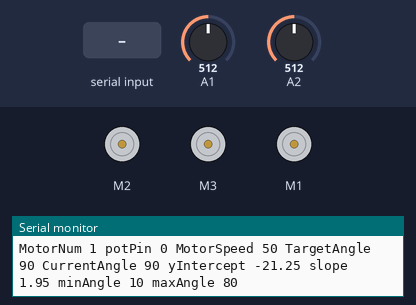
Bench run of a sketch on a simulated Arduino Uno, built with avr-gcc and run on an emulated ATmega328P. On the bench: 3 × DC motor (green arrow = forward, orange = backward, longer = faster), the last lines printed to the serial monitor. Inputs (shaded band) come from the test bench; at power-on: A2 = 512, A1 = 512.

Above: at 2.0 s.
2.1 s: "90,45\n" received over Serial
At 4.96 s:
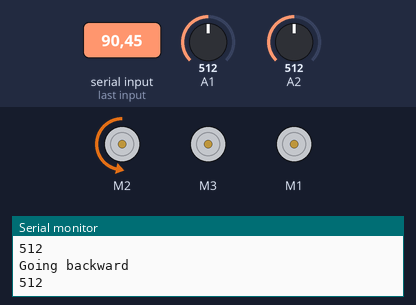
5.1 s: A2 set to 489
At 6.6 s:
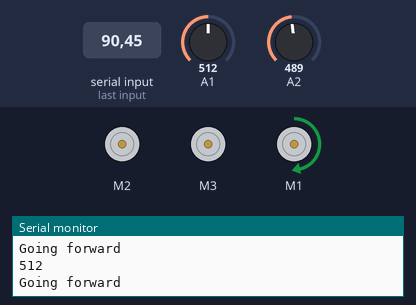
Timing chart, 0 to 8.1 s (numbered marks = the images above; inputs shaded):
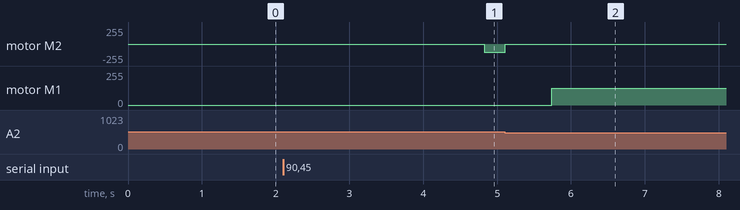

Measured:
- the behaviour switches between 499 and 498 on A2 (found by bisection; images 1 and 2)
- after the input at 2.1 s, motor M2: stopped → backward 125/255 after 2.7 s
- after the input at 5.1 s, motor M2: backward 125/255 → stopped at once; motor M1: stopped → forward 125/255 after 0.64 s

The sketch:

move_arm_tictactoecell.ino
```cpp
/*
 * Credit: Adafruit Motor shield, Srikanth Ranganathan
 * Calibrate_4_motors
 *
 */
#include <Wire.h>
#include <Adafruit_MotorShield.h>
#include "utility/Adafruit_MS_PWMServoDriver.h"
#include "motordriver.h"

//get the motor shield object
Adafruit_MotorShield AFMS = Adafruit_MotorShield();


//initialize base motor + its pot
int m1Num = 1;
int m1PotPin = 1;

//initialize shoulder motor + its pot
int m2Num = 2;
int m2PotPin = 2;

//initialize shoulder motor + its pot
int m3Num = 3;
int m3PotPin = 3;

//initialize the claw
int m4Num = 4;
int m4PotPin = 0;

//set the default speed for all the motors
int motorSpeed = 125;

int val = 0;
int robotState =0;

// the motor objects
ArmMotor* m1 = NULL;        //abstractiob
ArmMotor* m2 = NULL;
ArmMotor* m3 = NULL;
ArmMotor* m4 = NULL;

void pickupObject()
{
  clawOpen();
  delay(2000);
  clawClose();
}

void StartFromHome()
{
  pickupObject();
}

void clawOpen()
{
  //m4->gotoTargetAngle(80);
}

void clawClose()
{
  //m4->gotoTargetAngle(17.5);
}

void dropObject()
{
      clawOpen();
      delay(500);
      clawClose();
}

void setup()
{
  Serial.begin(9600);
  Serial.print("Adafruit Motorshield v2 - DC Motor test!");
  Serial.println();
  initializeMotors();
}

// initialize all the motors
void initializeMotors()
{
  m1 = new ArmMotor (AFMS.getMotor(m1Num),m1PotPin);
  m1->setSpeed(motorSpeed);
  m1->calibratePotentiometer(545,90,642,115) ;
  m1->setMinAngle(60);
  m1->setMaxAngle(120);
  m1->printObject();

  m2 = new ArmMotor (AFMS.getMotor(m2Num), m2PotPin);
  m2->setSpeed(motorSpeed);
  m2->calibratePotentiometer(136,0,491,90) ;
  m2->setMinAngle(-100);
  m2->setMaxAngle(120);
  m2->printObject();

  m3 = new ArmMotor (AFMS.getMotor(m3Num), m3PotPin);
  m3->setSpeed(motorSpeed);
  m3->calibratePotentiometer(171,0,505,90) ;
  m3->setMinAngle(-115);
  m3->setMaxAngle(150);
  m3->printObject();

  m4 = new ArmMotor (AFMS.getMotor(m4Num), m4PotPin);
  m4->setSpeed(50);
  m4->calibratePotentiometer(10,16,135,80) ;
  m4->setMinAngle(10);
  m4->setMaxAngle(80);
  m4->printObject();
  AFMS.begin();
}

void loop(){
  {
  if (Serial.available() > 0 )
  {
    //assigning input from serial port to variable cell
     int cell = Serial.parseInt();


     StartFromHome();

     //setting motor positions for each cell
     //compares input cell to cell numbers 1-9
     if (cell == 1)
     {
        m1->gotoTargetAngle(117);
        m3->gotoTargetAngle(-15);
        m2->gotoTargetAngle(80);
        m3->gotoTargetAngle(-30);
     }
     if (cell == 2)
     {
        m1->gotoTargetAngle(110);
        m3->gotoTargetAngle(15);
        m2->gotoTargetAngle(60);
     }
     if (cell == 3)
     {
        m1->gotoTargetAngle(107);
        m3->gotoTargetAngle(80);
        m2->gotoTargetAngle(10);
        m3->gotoTargetAngle(60);
     }
     if (cell == 4)
     {
        m1->gotoTargetAngle(90);
        m3->gotoTargetAngle(-15);
        m2->gotoTargetAngle(110);
        m3->gotoTargetAngle(-30);
     }
     if (cell == 5)
     {
        m1->gotoTargetAngle(90);
        m3->gotoTargetAngle(15);
        m2->gotoTargetAngle(60);
        m3->gotoTargetAngle(-10);
     }
     if (cell == 6)
     {
        m1->gotoTargetAngle(95);
        m3->gotoTargetAngle(90);
        m2->gotoTargetAngle(20);
        m3->gotoTargetAngle(50);
     }
     if (cell == 7)
     {
        m1->gotoTargetAngle(65);
        m3->gotoTargetAngle(-30);
        m2->gotoTargetAngle(75);
     }
     if (cell == 8)
     {
        m1->gotoTargetAngle(70);
        m3->gotoTargetAngle(-10);
        m2->gotoTargetAngle(60);

     }
     if (cell == 9)
     {
        m1->gotoTargetAngle(75);
        m3->gotoTargetAngle(90);
        m2->gotoTargetAngle(0);

     }
     //drops piece
     dropObject();
     //going to home position after going to cell
     GoHome();
    }
  }
}

//motor positions for home
void GoHome()
{
  m2->gotoTargetAngle(90);
  m3->gotoTargetAngle(90);
  m1->gotoTargetAngle(90);
  clawClose();
}
```

adafruit_motordriver.cpp
```cpp
/**
 * @file adafruit_motor_driver.h
 * @brief Motor device driver for the Adafruit motor shield.
 * @author
 */

#include "motordriver.h"


ArmMotor::ArmMotor (Adafruit_DCMotor *motor, int potPin)
{
    this->motor = motor;
    this->potPin = potPin;
    Serial.print("From constructor ");
    Serial.println();
}

void ArmMotor::setSpeed(int speed)
{
    this->motorSpeed = speed;
}

int ArmMotor::getSpeed()
{
    return this->motorSpeed;
}

void ArmMotor::setMinAngle (int degrees)
{
  this->minAngle = degrees;
}

void ArmMotor::setMaxAngle (int degrees)
{
  this->maxAngle = degrees;
}

void ArmMotor::setTargetAngle (int degrees)
{
  if ( (degrees >= this->minAngle) & (degrees <= this->maxAngle))
  {
    this->targetAngle = degrees;
  }
}

int ArmMotor::getCurrentAngle()
{
  return this->currentAngle;
}
//Algorithm
/* Formula to calculate: Srikanth Ranganathan
 * Implementation: Me
 */

void ArmMotor::calibratePotentiometer(float voltage1, float degree1, float voltage2, float degree2)
{
  Serial.println(voltage1);
   Serial.println(degree1);
     Serial.println(voltage2);
       Serial.println(degree2);
  // calculate slope and y intercept
  this->slope = (voltage2-voltage1)/(degree2-degree1);

  //y=ax+b
  //y1=x1*slope + b
  // b = y1 - (x1*slope)
  this->yIntercept = voltage1 - (this->slope*degree1);
  Serial.println("Slope is");
  Serial.println(this->slope);
  Serial.println("Yintercept is ");
  Serial.println(this->yIntercept);
}

int ArmMotor::gotoTargetAngle(int degree)
{
  int angleToUse = degree;
  if (angleToUse <= minAngle) angleToUse = minAngle;
  if (angleToUse >= maxAngle) angleToUse = maxAngle;
  // calculate the voltage from the degrees and call moveMotorToTarget
  int targetVoltageLevel = getVoltageFromDegree(angleToUse);
  int upperLimit = getVoltageFromDegree(angleToUse + this->thresholdInDegrees);
  int lowerLimit = getVoltageFromDegree(angleToUse - this->thresholdInDegrees);
  this->moveMotorToTarget(targetVoltageLevel,upperLimit, lowerLimit);
  return 1;
}

int ArmMotor::getVoltageFromDegree(int degree)
{
    Serial.println();
    Serial.print("Input degree is ");
    Serial.println(degree);
    int voltage = this->slope * degree + this->yIntercept ;
    Serial.print("voltage is ");
    Serial.println(voltage);
    Serial.println("");
    return voltage;
}

void ArmMotor::moveMotorToTarget(int voltageLevel, int upperLimit,int lowerLimit)
{
  targetReached = false;
  this->motor->setSpeed(motorSpeed);
  Serial.print("Motor num = "); Serial.print(motorNum);Serial.println();
  boolean mObject = false;
  if (this->motor) mObject = true;
  Serial.print("Motor Object = "); Serial.print(mObject); Serial.println();
  printObject();
  int val=0;
  int lowerBand = lowerLimit;
  int upperBand = upperLimit;
  if (upperLimit <= lowerLimit)
  {
    lowerBand = upperBand;
    upperBand = lowerLimit;
  }
  while (targetReached == false)
  {
    val = analogRead(potPin);
    Serial.print(val);Serial.println();

    if (val >= lowerBand & val <= upperBand )
//    if (val== voltageLevel)
    {
      this->motor->run(BRAKE);
      this->motor->run(RELEASE);
      this->motor->setSpeed(0);
      Serial.println("Done");
      targetReached = true;
    }
    if (val > voltageLevel)
    {
        this->motor->run(BACKWARD);
        Serial.println("Going backward");
    }
    else
    {
        this->motor->run(FORWARD);
        Serial.println("Going forward");
    }
  }
}

void ArmMotor::setThreshold(int degrees)
{
  this->thresholdInDegrees<-degrees;
}

void ArmMotor::printObject()
{
    Serial.print("MotorNum "); Serial.print(this->motorNum);
    Serial.print(" potPin "); Serial.print(this->potPin);
    Serial.print(" MotorSpeed "); Serial.print(this->motorSpeed);
    Serial.print(" TargetAngle ");Serial.print( this->targetAngle);
    Serial.print(" CurrentAngle "); Serial.print( this->currentAngle);
    Serial.print(" yIntercept "); Serial.print(this->yIntercept);
    Serial.print(" slope "); Serial.print(this->slope);
    Serial.print(" minAngle "); Serial.print(this->minAngle);
    Serial.print(" maxAngle ");Serial.print( this->maxAngle);
    Serial.println();
}
```

motordriver.h
```cpp
/*
 * Adafruit motordriver shield library
 *
 */
#include <Wire.h>
#include <Adafruit_MotorShield.h>
#include "utility/Adafruit_MS_PWMServoDriver.h"
/**
 * @file motor_driver.h
 * @brief Motor device driver definition for the Edge ARM robot.
 * @author
 */


//Srikanth Ranganathan
class ArmMotor
{
  public:
       /**
       * @brief Constructor
       * @param Motor number and the potentiometer pin
       */
      ArmMotor();
      ArmMotor (Adafruit_DCMotor *motor, int potPin);
      void setMinAngle(int degrees);
      void setMaxAngle(int degrees);

      /**
       * @brief Change the speed of the motor.
       * @param speed The new speed of the motor.
       *  Valid values are between 0 and 255.
       */
      void setSpeed(int speed);

      /**
       * @brief Return the current speed of the motor.
       * @return The current speed of the motor with range -255 to 255.
       */
      int getSpeed();


      /**
       * @brief Return the current speed of the motor.
       * @return The current speed of the motor with range -255 to 255.
       */
      void setTargetAngle(int degrees);

      int gotoTargetAngle(int degrees);

      /**
       * @brief This will cailbtrate the potentiometer so that it can be used for slope calculations
       * @param x1 voltage 1, y1 is the degree at voltage 1, x2 is voltage 2 and y2 is degrees at voltage 2
       *  Valid values are between 0 and 255.
       */
       // Me
      void calibratePotentiometer(float voltage1, float degree1, float voltage2, float degree2);

      int getCurrentAngle();

      void printObject();

      void setThreshold(int degrees);

  private:
  //Srikanth Ranganathan
    void moveMotorToTarget(int voltageLevel, int upperLimit, int lowerLimit) ;
    int getVoltageFromDegree(int degree) ;

    int motorNum=1;
    int potPin=0;
    int motorSpeed=0;
    int targetAngle = 90;
    int currentAngle = 90;
    float yIntercept = 0;
    float slope = 0;
    boolean targetReached = false;
    int minAngle=45;
    int maxAngle=135;
    int thresholdInDegrees=2;
    Adafruit_DCMotor *motor;

  };
```
